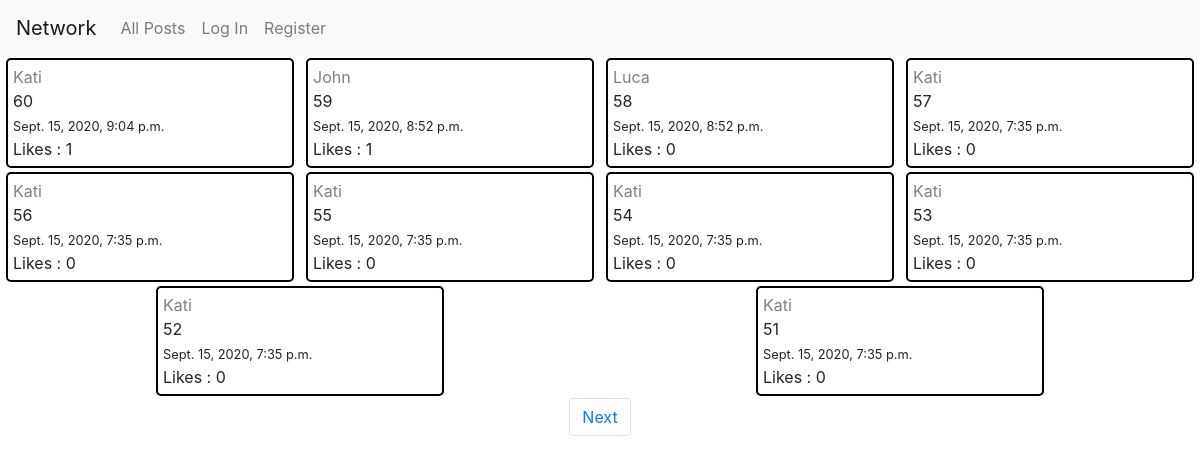
Before: / with the older database file.
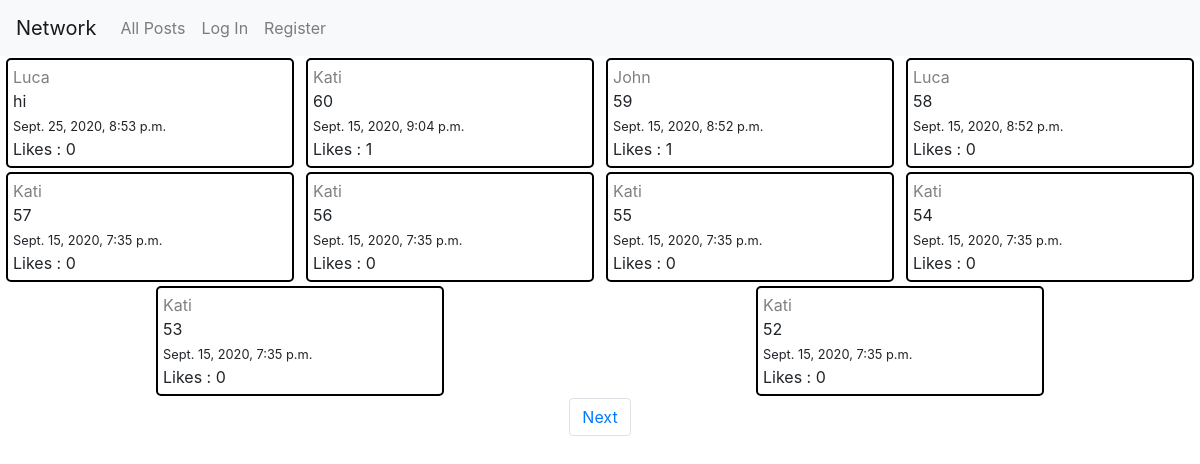
After: the same page with the newer database file.
### network/models.py (models this page shows, shortened)
class Post(models.Model):
    user = models.CharField(max_length=64)
    post = models.TextField()
    timestamp = models.DateTimeField(default=datetime.now, blank=True)
    like = models.ManyToManyField(User, related_name='like', blank=True, null=True)
    liked = models.BooleanField(default=False)

### network/views.py (the view)
# urls.py: path("", views.index, name="index"),
@csrf_exempt
def index(request):
    if request.method == "PUT":
        data = json.loads(request.body)
        post = Post.objects.get(id=data['id'])
        post.post = data["post"]
        post.save()
        return JsonResponse({"content": post.post})
    elif request.method == "POST":
        post = Post.objects.create()
        post.user = request.user.username
        post.post = request.POST.get('post')
        post.save()
        return redirect('index')
    else:
        p = Post.objects.all().order_by("-timestamp")
        post = Paginator(p, 10)
        if request.GET.get('page') == None:
            posts = post.page(1)
        else:
            try:
                posts = post.page(request.GET.get('page'))
            except:
                posts = post.page(1)
        return render(request, "network/index.html" , {'posts': posts})

### network/templates/network/index.html (shortened to what this page needs)
{% extends "network/layout.html" %}
{% load static %}
{% block body %}
<div id="all">
    {% for post in posts %}
    <div id='post{{post.id}}' class="post" style="display:block;">
    {% if user.is_authenticated %}
    <a href="{% url 'user' post.user %}">{{ post.user }}</a><br>
    {% else %}
    <a href="{% url 'login' %}">{{ post.user }}</a><br>
    {% endif %}
    <div class="content" id='content2{{post.id}}'>{{ post.post }}</div>
    <small>{{ post.timestamp }}</small>
    <div id="likes{{post.id}}">Likes : {{ post.like.count }}</div>
    </div>
    {% endfor %}
</div>
<nav aria-label="Page navigation example">
    <ul class="pagination justify-content-center">
      {% if posts.has_next %}
      <li class="page-item">
        <a class="page-link" href="{% url 'index' %}?page={{posts.next_page_number}}">Next</a>
      </li>
      {% endif %}
    </ul>
  </nav>
{% endblock %}

### network/templates/network/layout.html (shortened to what this page needs)
{% load static %}
<!DOCTYPE html>
<html lang="en">
    <head>
        <link rel="stylesheet" href="https://stackpath.bootstrapcdn.com/bootstrap/4.4.1/css/bootstrap.min.css">
        <link href="{% static 'network/styles.css' %}" rel="stylesheet">
    </head>
    <body>
        <nav class="navbar navbar-expand-lg navbar-light bg-light">
            <a class="navbar-brand" href="#">Network</a>
            <div>
              <ul class="navbar-nav mr-auto">
                <li class="nav-item">
                  <a class="nav-link" href="{% url 'index' %}">All Posts</a>
                </li>
                {% if user.is_authenticated %}
                    <li class="nav-item">
                        <a class="nav-link" href="{% url 'follow' %}">Following</a>
                    </li>
                    <li class="nav-item">
                        <a class="nav-link" href="{% url 'logout' %}">Log Out</a>
                    </li>
                {% else %}
                    <li class="nav-item">
                        <a class="nav-link" href="{% url 'login' %}">Log In</a>
                    </li>
                    <li class="nav-item">
                        <a class="nav-link" href="{% url 'register' %}">Register</a>
                    </li>
                {% endif %}
              </ul>
            </div>
          </nav>
        <div class="body">
            {% block body %}
            {% endblock %}
        </div>
    </body>
</html>

### network/static/network/styles.css (style rules this page uses)
.post, .edit { margin: 2px; padding : 5px; border : 2px solid black; border-radius: 5px; width: 24%; word-wrap: break-word; }
#all { display: flex; flex-wrap: wrap; justify-content: space-around; }
a { color: gray; }

Changed rows visible on the page:
no longer on this page (row unchanged): Post: user "Kati", post "51", timestamp "Sept. 15, 2020, 7:35 p.m.", like.count "0"
added Post: user "Luca", post "hi", timestamp "Sept. 25, 2020, 8:53 p.m.", like.count "0"
